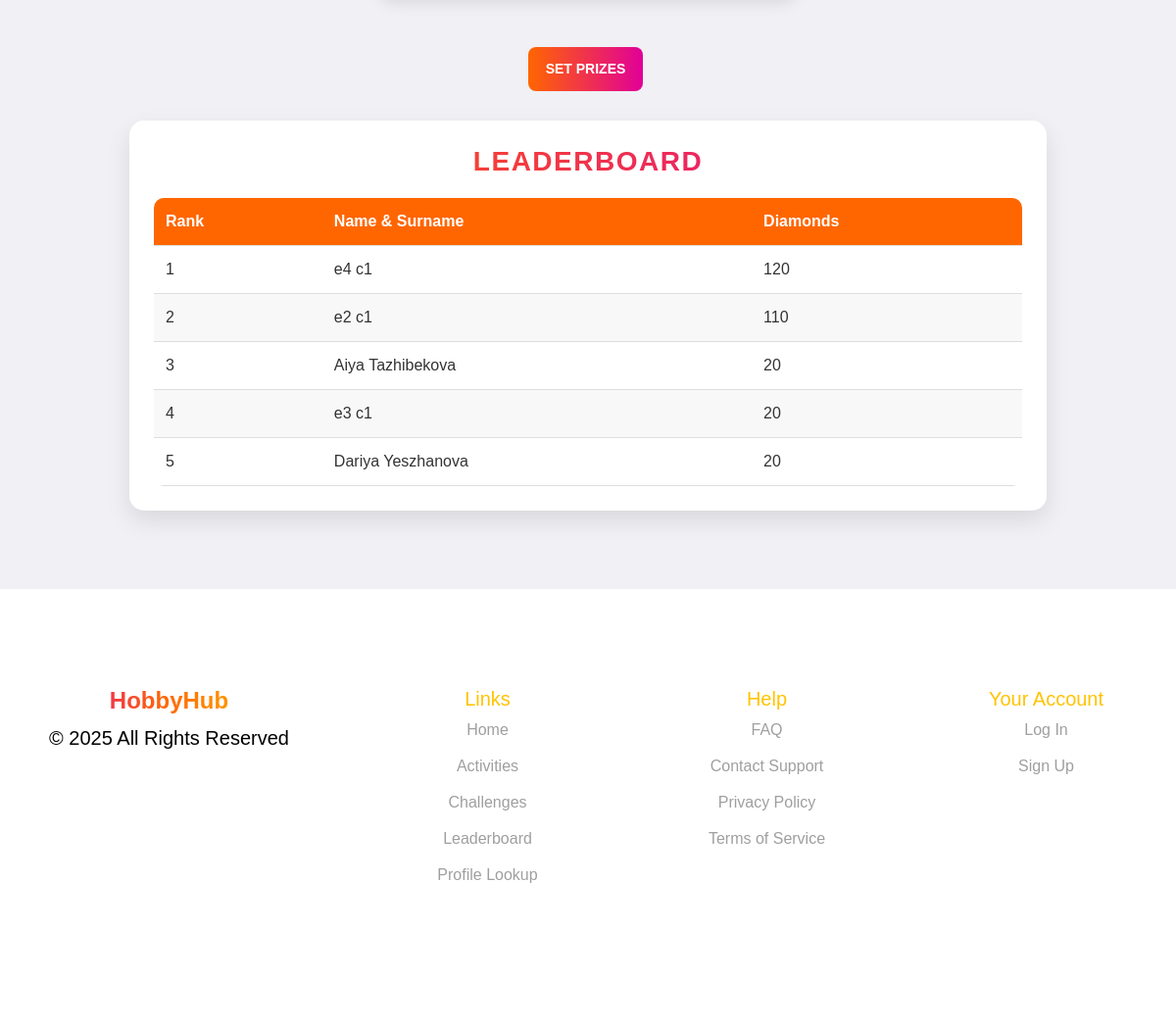
The app's page /leaderboard_show/ (signed in, lower part), older data.
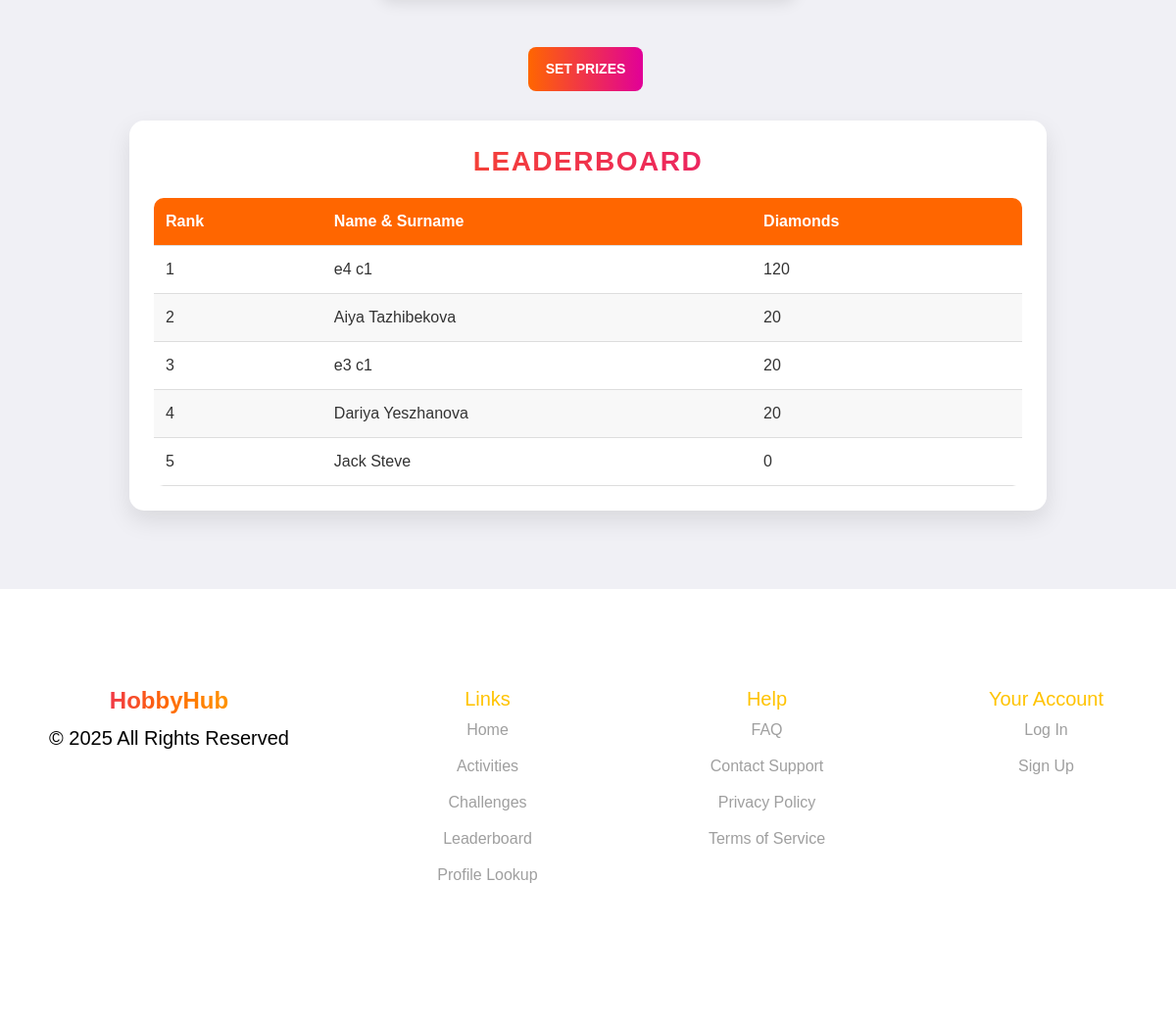
The same page, newer data.
### events/models.py (models this page shows, shortened)
class Employee(models.Model):
    nickname = models.CharField(max_length=100, primary_key=True, verbose_name="Nickname")
    name = models.CharField(max_length=255, verbose_name="Name")
    last_name = models.CharField(max_length=255, verbose_name="Last Name")
    number = models.CharField(max_length=20, verbose_name="Number")
    join_date = models.DateField(verbose_name="Join Date")
    date_of_birth = models.DateField(null=True, blank=True, verbose_name="Date of Birth")
    receive_sms_notifications = models.BooleanField(default=True, verbose_name="Receive SMS Notifications")
    receive_email_notifications = models.BooleanField(default=True, verbose_name="Receive Email Notifications")
    receive_reminders = models.BooleanField(default=True, verbose_name="Receive Reminders")
    social_id = models.CharField(max_length=255, blank=True, null=True)  # ID из социальной сети
    social_provider = models.CharField(max_length=50, blank=True, null=True)  # Провайдер (Google, Facebook и т.д.)
    company = models.ForeignKey(
        Company,
        to_field='company_id',
        on_delete=models.CASCADE,
        verbose_name="Company"
    )
    gender = models.CharField(max_length=10, choices=[('Male', 'Male'), ('Female', 'Female')], verbose_name="Gender")
    mail = models.EmailField(unique=True, verbose_name="Email")
    password = models.CharField(max_length=255, verbose_name="Password")
    is_approved = models.BooleanField(default=False, verbose_name="Approved")
    profile_photo = models.ImageField(upload_to='profile_photos/', null=True, blank=True, verbose_name="Profile Photo")
    hobbies = models.ManyToManyField(Hobby, blank=True, related_name='employees')
    diamonds = models.IntegerField(default=0, verbose_name="Diamonds")

### events/views.py (the view)
# urls.py: path('leaderboard_show/', leaderboard_show, name="leaderboard_show"),
@role_required("organizer")
def leaderboard_show(request):
    employees = Employee.objects.filter(is_approved=True).order_by('-diamonds')
    if request.session.get("company_id"):
        company_id = request.session["company_id"]
        company = Company.objects.get(id=company_id)
        employees = Employee.objects.filter(company=company, is_approved=True).order_by('-diamonds')
        prizes = Prize.objects.filter(company=company).order_by('rank')
        return render(request, 'leaderboard_show.html', {
            'employees': employees,
            'prizes': prizes,
        })
    else:
        return redirect('sign_in')

### events/views.py (called while the page is built)
def role_required(role):
    def decorator(view_func):
        @wraps(view_func)
        def wrapper(request, *args, **kwargs):
            if role == "employee" and not request.session.get("nickname"):
                return redirect(f"/sign_in/?next={request.get_full_path()}")
            if role == "organizer" and not request.session.get("company_id"):
                return redirect(f"/sign_in/?next={request.get_full_path()}")
            return view_func(request, *args, **kwargs)
        return wrapper
    return decorator

### events/templates/leaderboard_show.html (shortened to what this page needs)
{% extends "organizer_base.html" %}
    {% load static %}
    {% block extra_css %}
        <link rel="stylesheet" href="{% static 'css/organizer-styles.css' %}">
        <link rel="stylesheet" href="{% static 'css/leaderboard.css' %}">
        <link href="https://fonts.cdnfonts.com/css/gilroy-bold" rel="stylesheet">
        <link rel="stylesheet" href="https://cdn.jsdelivr.net/npm/swiper/swiper-bundle.min.css">
    {% endblock %}
    {% block content %}
    <section class="leaderboard">
        <div class="prize_buttons">
            <button type="button" class="btn btn-gradient" data-bs-toggle="modal" data-bs-target="#addPrizeModal">Set Prizes</button>
        </div>
        <div class="leaderboard-container">
            <h2>Leaderboard</h2>
            <table id="leaderboard-table">
                <thead>
                    <tr>
                        <th>Rank</th>
                        <th>Name & Surname</th>
                        <th>Diamonds</th>
                    </tr>
                </thead>
                <tbody>
                    {% for employee in employees %}
                    <tr>
                        <td>{{ forloop.counter }}</td>
                        <td>{{ employee.name }} {{ employee.last_name }}</td>
                        <td>{{ employee.diamonds }} </td>
                    </tr>
                    {% endfor %}
                </tbody>
            </table>
        </div>
    </section>
 {% endblock %}

Row changes from the older to the newer data that the page shows:
removed Employee: name "e2", last_name "c1", diamonds "110"
added Employee: name "Jack", last_name "Steve", diamonds "0"
